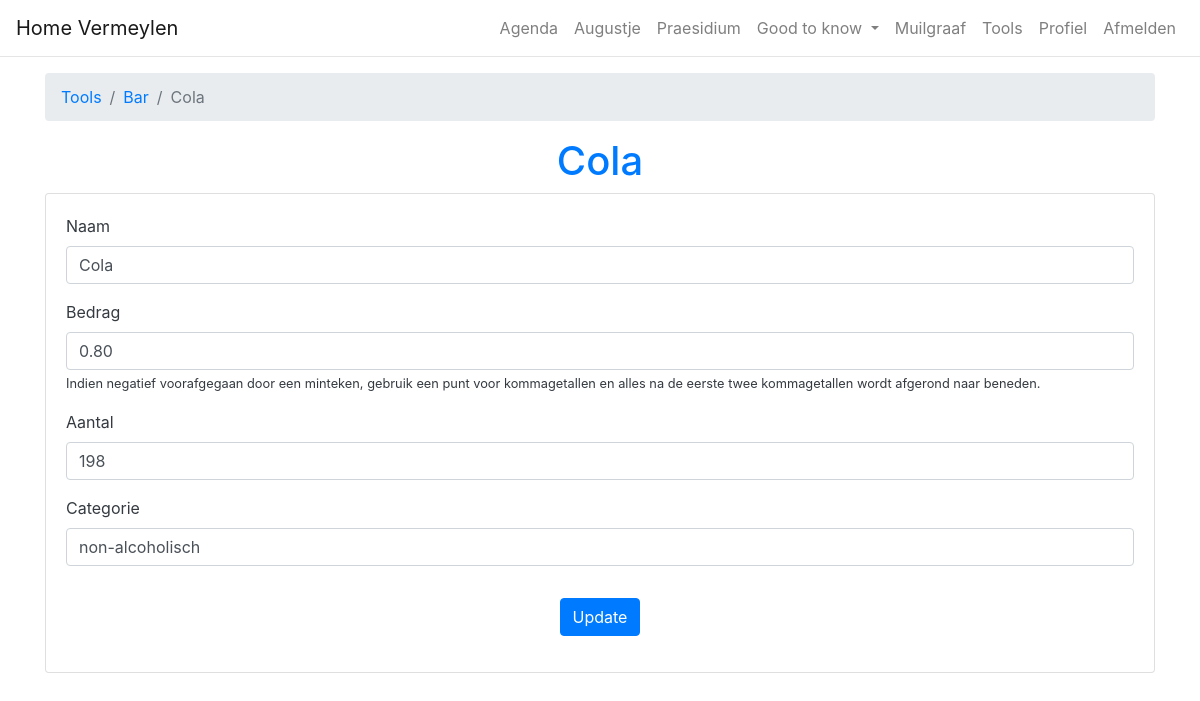
The app's page /bar/items/1 (signed in) with its own data.
### vermeylen/models.py (models this page shows)
class BarItem(db.Model):
    id = db.Column(db.Integer,primary_key=True)
    name = db.Column(db.String(70),nullable=False)
    price = db.Column(db.Integer,nullable=False)
    amount = db.Column(db.Integer,default=0)
    category = db.Column(db.String(70))

### vermeylen/routes.py (the view, shortened to what this page needs)
@app.route('/bar/items/<id>',methods=['GET','POST'])
@login_required
@requires_one_of_roles("tools")
def bar_items(id):
    item = BarItem.query.get_or_404(id)
    itemform = BarItemForm()
    itemform.name.data = item.name
    itemform.amount.data = item.amount
    itemform.category.data = item.category
    itemform.price.data = item.price/100
    return render_template('/bar/item.html',itemform=itemform,item=item)

### vermeylen/forms.py
class BarItemForm(FlaskForm):
    name = StringField('Naam',validators=[DataRequired(message='Verplicht'),Length(min=2,max=70, message="Gelieve een naam tussen 2 en 70 karakters lang in te geven.")])
    price = DecimalField('Bedrag',validators=[DataRequired(message='Verplicht. Gebruik een punt voor kommagetallen.')])
    amount = IntegerField('Aantal',validators=[DataRequired(message='Verplicht.')])
    category = StringField('Categorie',validators=[DataRequired(message='Verplicht'),Length(min=2,max=70, message="Gelieve een naam tussen 2 en 70 karakters lang in te geven.")])
    submititem = SubmitField('Verstuur')

### vermeylen/templates/bar/item.html (shortened to what this page needs)
{% extends 'layout.html' %}
{% block content %}
    <div class="container mt-3">
        <nav aria-label="breadcrumb">
            <ol class="breadcrumb">
                <li class="breadcrumb-item"><a href="{{ url_for('tools') }}">Tools</a></li>
                <li class="breadcrumb-item"><a href="{{ url_for('bar') }}">Bar</a></li>
                <li class="breadcrumb-item active" aria-current="page">{{ item.name }}</li>
            </ol>
        </nav>
        <h1 class="text-center text-primary">{{ item.name }}</h1>
        <div class="card card-body">
            <form method="POST" action="">
                <fieldset class="form-group">
                    <div class="form-group">
                        {{ itemform.name.label(class="form-control-label") }}
                        {% if itemform.name.errors %}
                            {{ itemform.name(class="form-control is-invalid") }}
                            <div class="invalid-feedback">
                                {% for error in itemform.name.errors %}
                                    <span>{{ error }}</span>
                                {% endfor %}
                            </div>
                        {% else %}
                            {{ itemform.name(class="form-control") }}
                        {% endif %}
                    </div>
                    <div class="form-group">
                        {{ itemform.price.label(class="form-control-label") }}
                        {% if itemform.price.errors %}
                            {{ itemform.price(class="form-control is-invalid") }}
                            <div class="invalid-feedback">
                                {% for error in itemform.price.errors %}
                                    <span>{{ error }}</span>
                                {% endfor %}
                            </div>
                        {% else %}
                            {{ itemform.price(class="form-control") }}
                        {% endif %}
                        <small>Indien negatief voorafgegaan door een minteken, gebruik een punt voor kommagetallen en alles na de eerste twee kommagetallen wordt afgerond naar beneden.</small>
                    </div>
                    <div class="form-group">
                        {{ itemform.amount.label(class="form-control-label") }}
                        {% if itemform.amount.errors %}
                            {{ itemform.amount(class="form-control is-invalid") }}
                            <div class="invalid-feedback">
                                {% for error in itemform.amount.errors %}
                                    <span>{{ error }}</span>
                                {% endfor %}
                            </div>
                        {% else %}
                            {{ itemform.amount(class="form-control") }}
                        {% endif %}
                    </div>
                    <div class="form-group">
                        {{ itemform.category.label(class="form-control-label") }}
                        {% if itemform.category.errors %}
                            {{ itemform.category(class="form-control is-invalid") }}
                            <div class="invalid-feedback">
                                {% for error in itemform.category.errors %}
                                    <span>{{ error }}</span>
                                {% endfor %}
                            </div>
                        {% else %}
                            {{ itemform.category(class="form-control") }}
                        {% endif %}
                    </div>
                </fieldset>
                <div class="form-group text-center">
                    {{ itemform.submititem(class="btn btn-primary",value="Update") }}
                </div>
            </form>
        </div>
    </div>
{% endblock %}

### records on screen
BarItem: name "Cola", price "0.80", amount "198", category "non-alcoholisch"

### other values on screen
{{ itemform.name.label(class="form-control-label") }} "Naam"
{{ itemform.price.label(class="form-control-label") }} "Bedrag"
{{ itemform.amount.label(class="form-control-label") }} "Aantal"
{{ itemform.category.label(class="form-control-label") }} "Categorie"
